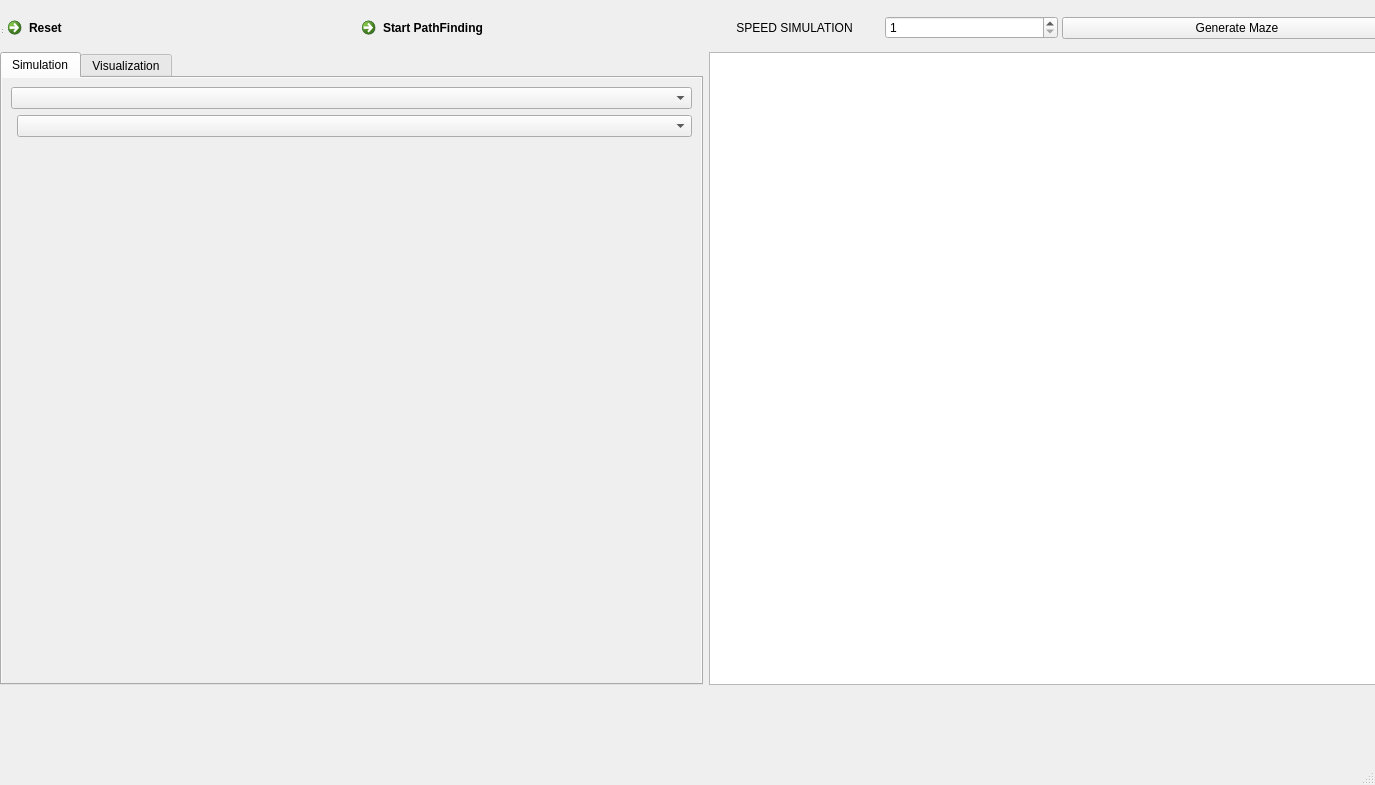
<?xml version="1.0" encoding="UTF-8"?>
<ui version="4.0">
 <class>MainWindow</class>
 <widget class="QMainWindow" name="MainWindow">
  <property name="geometry">
   <rect>
    <x>0</x>
    <y>0</y>
    <width>1375</width>
    <height>785</height>
   </rect>
  </property>
  <property name="windowTitle">
   <string>MainWindow</string>
  </property>
  <widget class="QWidget" name="centralwidget">
   <widget class="QWidget" name="centralwidget_2" native="true">
    <property name="geometry">
     <rect>
      <x>0</x>
      <y>10</y>
      <width>1421</width>
      <height>675</height>
     </rect>
    </property>
    <widget class="QWidget" name="centralwidget_3" native="true">
     <property name="geometry">
      <rect>
       <x>0</x>
       <y>0</y>
       <width>1421</width>
       <height>675</height>
      </rect>
     </property>
     <widget class="QWidget" name="centralWidget">
      <property name="geometry">
       <rect>
        <x>0</x>
        <y>0</y>
        <width>1421</width>
        <height>675</height>
       </rect>
      </property>
      <property name="sizePolicy">
       <sizepolicy hsizetype="Expanding" vsizetype="Expanding">
        <horstretch>0</horstretch>
        <verstretch>0</verstretch>
       </sizepolicy>
      </property>
      <layout class="QGridLayout" name="gridLayout_3">
       <item row="0" column="0">
        <layout class="QGridLayout" name="gridLayout">
         <item row="0" column="0">
          <layout class="QHBoxLayout" name="hLayout">
           <property name="spacing">
            <number>4</number>
           </property>
           <property name="sizeConstraint">
            <enum>QLayout::SizeConstraint::SetMaximumSize</enum>
           </property>
           <property name="leftMargin">
            <number>0</number>
           </property>
           <property name="rightMargin">
            <number>0</number>
           </property>
           <item>
            <widget class="QCommandLinkButton" name="resetButton">
             <property name="enabled">
              <bool>true</bool>
             </property>
             <property name="text">
              <string>Reset</string>
             </property>
            </widget>
           </item>
           <item>
            <widget class="QCommandLinkButton" name="runButton">
             <property name="enabled">
              <bool>true</bool>
             </property>
             <property name="text">
              <string>Start PathFinding</string>
             </property>
             <property name="checkable">
              <bool>false</bool>
             </property>
            </widget>
           </item>
           <item>
            <layout class="QHBoxLayout" name="horizontalLayout_5">
             <item>
              <widget class="QLabel" name="label_4">
               <property name="text">
                <string>SPEED SIMULATION</string>
               </property>
               <property name="scaledContents">
                <bool>true</bool>
               </property>
               <property name="alignment">
                <set>Qt::AlignmentFlag::AlignCenter</set>
               </property>
               <property name="wordWrap">
                <bool>true</bool>
               </property>
              </widget>
             </item>
             <item>
              <widget class="QSpinBox" name="speedSpinBox">
               <property name="minimum">
                <number>1</number>
               </property>
               <property name="maximum">
                <number>10</number>
               </property>
              </widget>
             </item>
            </layout>
           </item>
           <item>
            <widget class="QPushButton" name="mazeButton">
             <property name="text">
              <string>Generate Maze</string>
             </property>
             <property name="checkable">
              <bool>true</bool>
             </property>
             <property name="autoRepeat">
              <bool>false</bool>
             </property>
             <property name="autoExclusive">
              <bool>false</bool>
             </property>
            </widget>
           </item>
          </layout>
         </item>
         <item row="1" column="0">
          <layout class="QHBoxLayout" name="horizontalLayout_4">
           <item>
            <widget class="QTabWidget" name="tabWidget">
             <property name="tabPosition">
              <enum>QTabWidget::TabPosition::North</enum>
             </property>
             <property name="currentIndex">
              <number>0</number>
             </property>
             <property name="iconSize">
              <size>
               <width>16</width>
               <height>16</height>
              </size>
             </property>
             <widget class="QWidget" name="simulationTab">
              <property name="minimumSize">
               <size>
                <width>432</width>
                <height>581</height>
               </size>
              </property>
              <property name="autoFillBackground">
               <bool>true</bool>
              </property>
              <attribute name="title">
               <string>Simulation</string>
              </attribute>
              <layout class="QFormLayout" name="formLayout">
               <item row="0" column="0" colspan="2">
                <widget class="QComboBox" name="interactionBox">
                 <property name="currentIndex">
                  <number>-1</number>
                 </property>
                </widget>
               </item>
               <item row="1" column="1">
                <widget class="QComboBox" name="algorithmsBox">
                 <property name="enabled">
                  <bool>true</bool>
                 </property>
                 <property name="editable">
                  <bool>false</bool>
                 </property>
                 <property name="currentText">
                  <string notr="true"/>
                 </property>
                 <property name="currentIndex">
                  <number>-1</number>
                 </property>
                 <property name="insertPolicy">
                  <enum>QComboBox::InsertPolicy::NoInsert</enum>
                 </property>
                 <property name="sizeAdjustPolicy">
                  <enum>QComboBox::SizeAdjustPolicy::AdjustToContents</enum>
                 </property>
                </widget>
               </item>
              </layout>
             </widget>
             <widget class="QWidget" name="visualizationTab">
              <property name="autoFillBackground">
               <bool>true</bool>
              </property>
              <attribute name="title">
               <string>Visualization</string>
              </attribute>
              <layout class="QGridLayout" name="gridLayout_2">
               <item row="0" column="0">
                <layout class="QVBoxLayout" name="verticalLayout">
                 <item>
                  <layout class="QHBoxLayout" name="horizontalLayout">
                   <item>
                    <widget class="QDial" name="dialWidth">
                     <property name="minimum">
                      <number>5</number>
                     </property>
                     <property name="maximum">
                      <number>30</number>
                     </property>
                     <property name="sliderPosition">
                      <number>10</number>
                     </property>
                     <property name="orientation">
                      <enum>Qt::Orientation::Vertical</enum>
                     </property>
                     <property name="wrapping">
                      <bool>false</bool>
                     </property>
                     <property name="notchesVisible">
                      <bool>true</bool>
                     </property>
                    </widget>
                   </item>
                   <item>
                    <widget class="QLabel" name="label">
                     <property name="text">
                      <string>GRID WIDTH</string>
                     </property>
                     <property name="scaledContents">
                      <bool>true</bool>
                     </property>
                     <property name="alignment">
                      <set>Qt::AlignmentFlag::AlignCenter</set>
                     </property>
                    </widget>
                   </item>
                   <item>
                    <widget class="QLCDNumber" name="lcdWidth">
                     <property name="frameShape">
                      <enum>QFrame::Shape::StyledPanel</enum>
                     </property>
                     <property name="intValue" stdset="0">
                      <number>20</number>
                     </property>
                    </widget>
                   </item>
                  </layout>
                 </item>
                 <item>
                  <spacer name="verticalSpacer">
                   <property name="orientation">
                    <enum>Qt::Orientation::Vertical</enum>
                   </property>
                   <property name="sizeHint" stdset="0">
                    <size>
                     <width>20</width>
                     <height>40</height>
                    </size>
                   </property>
                  </spacer>
                 </item>
                 <item>
                  <layout class="QHBoxLayout" name="horizontalLayout_2">
                   <item>
                    <widget class="QDial" name="dialHeight">
                     <property name="minimum">
                      <number>5</number>
                     </property>
                     <property name="maximum">
                      <number>30</number>
                     </property>
                     <property name="value">
                      <number>10</number>
                     </property>
                     <property name="notchesVisible">
                      <bool>true</bool>
                     </property>
                    </widget>
                   </item>
                   <item>
                    <widget class="QLabel" name="label_2">
                     <property name="text">
                      <string>GRID HEIGHT</string>
                     </property>
                     <property name="scaledContents">
                      <bool>true</bool>
                     </property>
                     <property name="alignment">
                      <set>Qt::AlignmentFlag::AlignCenter</set>
                     </property>
                    </widget>
                   </item>
                   <item>
                    <widget class="QLCDNumber" name="lcdHeight">
                     <property name="frameShape">
                      <enum>QFrame::Shape::StyledPanel</enum>
                     </property>
                     <property name="intValue" stdset="0">
                      <number>20</number>
                     </property>
                    </widget>
                   </item>
                  </layout>
                 </item>
                 <item>
                  <spacer name="verticalSpacer_2">
                   <property name="orientation">
                    <enum>Qt::Orientation::Vertical</enum>
                   </property>
                   <property name="sizeHint" stdset="0">
                    <size>
                     <width>20</width>
                     <height>40</height>
                    </size>
                   </property>
                  </spacer>
                 </item>
                 <item>
                  <layout class="QHBoxLayout" name="horizontalLayout_3">
                   <item>
                    <widget class="QSlider" name="sliderMarker">
                     <property name="minimum">
                      <number>1</number>
                     </property>
                     <property name="maximum">
                      <number>50</number>
                     </property>
                     <property name="value">
                      <number>25</number>
                     </property>
                     <property name="orientation">
                      <enum>Qt::Orientation::Horizontal</enum>
                     </property>
                    </widget>
                   </item>
                   <item>
                    <widget class="QLabel" name="label_3">
                     <property name="autoFillBackground">
                      <bool>false</bool>
                     </property>
                     <property name="text">
                      <string>MARKER SIZE</string>
                     </property>
                     <property name="scaledContents">
                      <bool>true</bool>
                     </property>
                     <property name="alignment">
                      <set>Qt::AlignmentFlag::AlignCenter</set>
                     </property>
                     <property name="wordWrap">
                      <bool>true</bool>
                     </property>
                    </widget>
                   </item>
                   <item>
                    <widget class="QLCDNumber" name="lcdMarker">
                     <property name="frameShape">
                      <enum>QFrame::Shape::StyledPanel</enum>
                     </property>
                     <property name="digitCount">
                      <number>5</number>
                     </property>
                     <property name="value" stdset="0">
                      <double>25.000000000000000</double>
                     </property>
                    </widget>
                   </item>
                  </layout>
                 </item>
                 <item>
                  <spacer name="verticalSpacer_3">
                   <property name="orientation">
                    <enum>Qt::Orientation::Vertical</enum>
                   </property>
                   <property name="sizeHint" stdset="0">
                    <size>
                     <width>20</width>
                     <height>40</height>
                    </size>
                   </property>
                  </spacer>
                 </item>
                </layout>
               </item>
              </layout>
             </widget>
            </widget>
           </item>
           <item>
            <widget class="QChartView" name="gridView">
             <property name="sizeAdjustPolicy">
              <enum>QAbstractScrollArea::SizeAdjustPolicy::AdjustToContents</enum>
             </property>
            </widget>
           </item>
          </layout>
         </item>
        </layout>
       </item>
       <item row="0" column="1">
        <widget class="Line" name="line">
         <property name="orientation">
          <enum>Qt::Orientation::Vertical</enum>
         </property>
        </widget>
       </item>
      </layout>
     </widget>
    </widget>
    <widget class="QStatusBar" name="statusbar_2">
     <property name="geometry">
      <rect>
       <x>0</x>
       <y>0</y>
       <width>3</width>
       <height>25</height>
      </rect>
     </property>
    </widget>
   </widget>
   <widget class="QStatusBar" name="statusbar_3">
    <property name="geometry">
     <rect>
      <x>0</x>
      <y>10</y>
      <width>3</width>
      <height>25</height>
     </rect>
    </property>
   </widget>
  </widget>
  <widget class="QStatusBar" name="statusbar"/>
 </widget>
 <customwidgets>
  <customwidget>
   <class>QChartView</class>
   <extends>QGraphicsView</extends>
   <header location="global">GridView</header>
  </customwidget>
 </customwidgets>
 <resources/>
 <connections/>
</ui>
